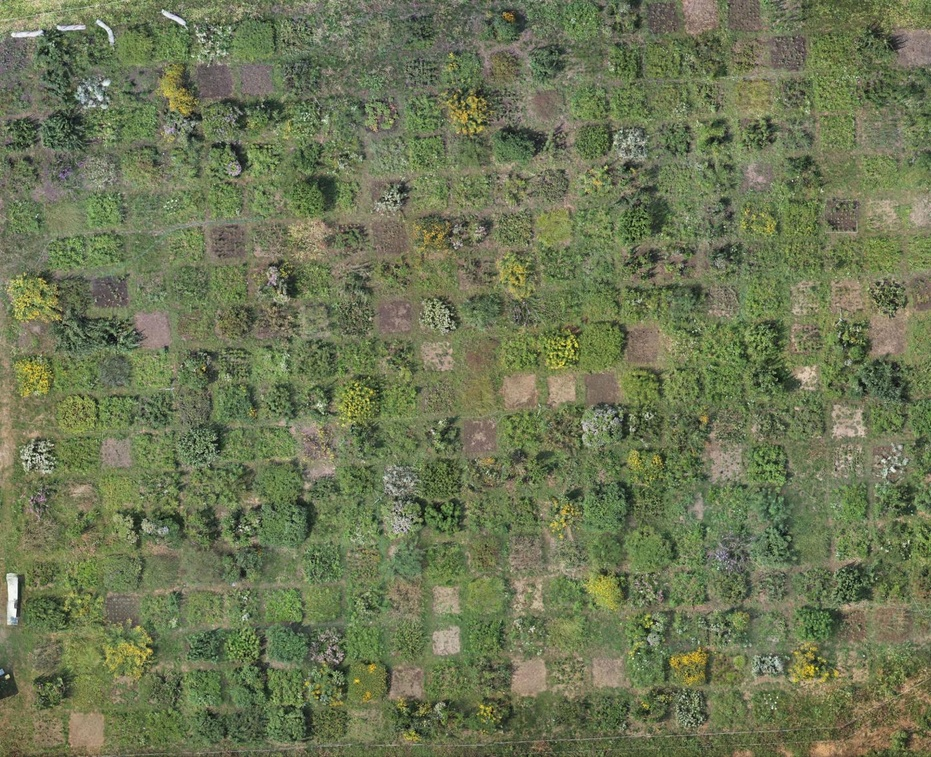
#> input picture test-img/teste_a.jpg, 931 x 757 px, shrunk from 1440 x 1171 before the run
$ python divide_orthomosaic.py --input test-img/teste_a.jpg --output out
#> lines starting #> are read from the running program, lines starting #| are printed output that depends on the picture
import os
from PIL import Image
import argparse

def divide_image(input_path, output_dir, block_size):
    # Open the input image
#> called with input_path = 'test-img/teste_a.jpg', output_dir = 'out', block_size = 256
    img = Image.open(input_path)
#> img is the input picture: PIL image 931x757 RGB; mean R, G, B 109.2, 118, 83.7
    img_width, img_height = img.size
#> img_width = 931; img_height = 757

    # Create the output directory if it doesn't exist
    if not os.path.exists(output_dir):
        os.makedirs(output_dir)

    # Calculate the number of blocks in each dimension
    x_blocks = img_width // block_size
#> x_blocks = 3
    y_blocks = img_height // block_size
#> y_blocks = 2

    # Iterate over the blocks
    for i in range(x_blocks):
        for j in range(y_blocks):
            left = i * block_size
            upper = j * block_size
            right = (i + 1) * block_size
            lower = (j + 1) * block_size

            # Crop the block
            box = (left, upper, right, lower)
            block = img.crop(box)

            # Save the block as an image file
            block_filename = os.path.join(output_dir, f"block_{i}_{j}.png")
            block.save(block_filename)
#> this loop made 3 passes
#> pass 1, in divide_image, `block.save(block_filename)`:
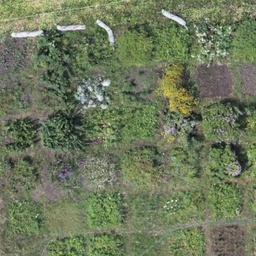
#> saved as block_0_0.png: PIL image 256x256 RGB; mean R, G, B 109.6, 120.3, 91.5
#> pass 1, in divide_image, `block.save(block_filename)`:
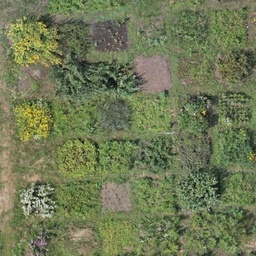
#> saved as block_0_1.png: PIL image 256x256 RGB; mean R, G, B 112, 120.9, 85.2
#> pass 2, in divide_image, `block.save(block_filename)`:
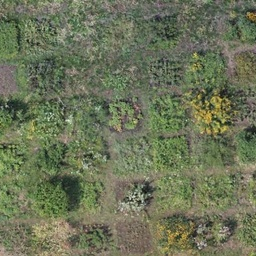
#> saved as block_1_0.png: PIL image 256x256 RGB; mean R, G, B 108.3, 115.9, 88.1
#> pass 2, in divide_image, `block.save(block_filename)`:
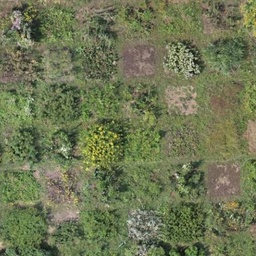
#> saved as block_1_1.png: PIL image 256x256 RGB; mean R, G, B 111.2, 118.5, 84.1
#> after the loop:
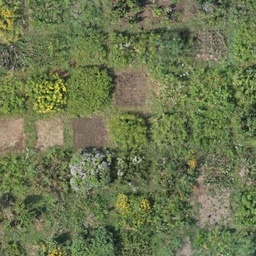
#> block: PIL image 256x256 RGB; mean R, G, B 108.2, 118.5, 79.4

if __name__ == "__main__":
    parser = argparse.ArgumentParser(description="Divide an orthomosaic image into smaller blocks.")
    parser.add_argument("--input", required=True, help="Path to the orthomosaic image file.")
    parser.add_argument("--output", required=True, help="Path to the output directory.")
    parser.add_argument("--block_size", type=int, default=256, help="Size of each block (default: 256).")
    args = parser.parse_args()

    divide_image(args.input, args.output, args.block_size)
